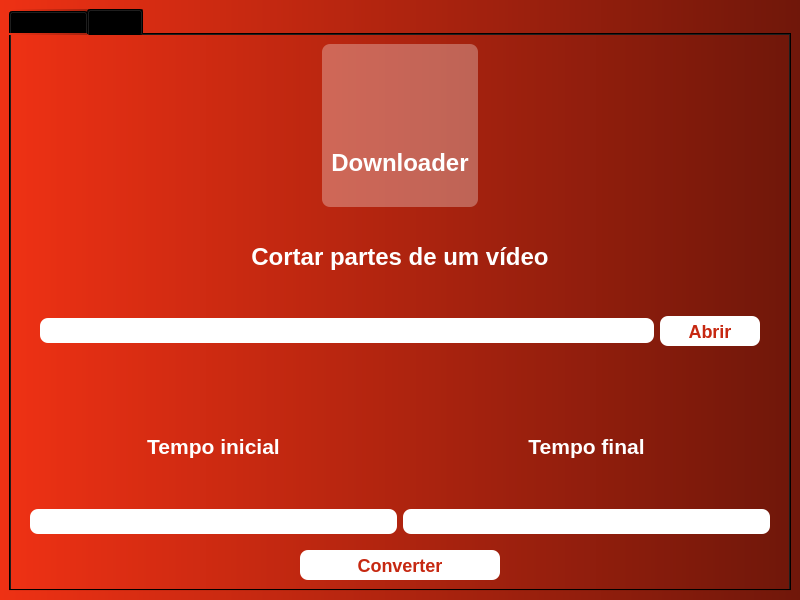
<?xml version="1.0" encoding="UTF-8"?>
<ui version="4.0">
 <class>MainWindow</class>
 <widget class="QMainWindow" name="MainWindow">
  <property name="geometry">
   <rect>
    <x>0</x>
    <y>0</y>
    <width>800</width>
    <height>600</height>
   </rect>
  </property>
  <property name="windowTitle">
   <string>Youtube Downloader</string>
  </property>
  <property name="windowIcon">
   <iconset theme="QIcon::ThemeIcon::VideoDisplay"/>
  </property>
  <property name="styleSheet">
   <string notr="true">background-color: qlineargradient(spread:pad, x1:0, y1:0, x2:1, y2:0, stop:0 rgba(238, 49, 20, 255), stop:1 rgba(112, 23, 10, 255));
</string>
  </property>
  <widget class="QWidget" name="centralwidget">
   <property name="styleSheet">
    <string notr="true">QFrame{
	background-color: transparent;
}</string>
   </property>
   <layout class="QVBoxLayout" name="verticalLayout_3">
    <item>
     <widget class="QTabWidget" name="tabWidget">
      <property name="styleSheet">
       <string notr="true">QLineEdit{
	background-color: white;
	border-radius: 8px;
	color: rgb(198, 40, 17);
	font-size: 16px;
	min-height: 25px;
}

QPushButton{
	background-color: rgb(255, 255, 255);
	font-size: 18px;
	color: rgb(198, 40, 17);
	font-weight: 600;
	border-radius: 8px;
	min-height: 30px;
}

QPushButton::hover{
	color: #fff;
	background-color: rgb(198, 40, 17);
}

#btn_converter{
	min-width: 200px;
}</string>
      </property>
      <property name="currentIndex">
       <number>1</number>
      </property>
      <widget class="QWidget" name="tab_download">
       <attribute name="title">
        <string>Download</string>
       </attribute>
       <layout class="QVBoxLayout" name="verticalLayout_4">
        <item alignment="Qt::AlignmentFlag::AlignHCenter">
         <widget class="QFrame" name="frame_logo">
          <property name="styleSheet">
           <string notr="true">#frame_logo{
	background-color: rgba(255,255,255,0.3);
	border-radius: 8px;
}</string>
          </property>
          <property name="frameShape">
           <enum>QFrame::Shape::StyledPanel</enum>
          </property>
          <property name="frameShadow">
           <enum>QFrame::Shadow::Raised</enum>
          </property>
          <layout class="QVBoxLayout" name="verticalLayout">
           <item alignment="Qt::AlignmentFlag::AlignHCenter">
            <widget class="QLabel" name="img_logo">
             <property name="text">
              <string>&lt;html&gt;&lt;head/&gt;&lt;body&gt;&lt;p align=&quot;center&quot;&gt;&lt;img src=&quot;:/imgs/youtube_logo.png&quot;/&gt;&lt;/p&gt;&lt;/body&gt;&lt;/html&gt;</string>
             </property>
            </widget>
           </item>
           <item>
            <widget class="QLabel" name="lbl_logo">
             <property name="styleSheet">
              <string notr="true"/>
             </property>
             <property name="frameShadow">
              <enum>QFrame::Shadow::Plain</enum>
             </property>
             <property name="text">
              <string>&lt;html&gt;&lt;head/&gt;&lt;body&gt;&lt;p align=&quot;center&quot;&gt;&lt;span style=&quot; font-size:18pt; font-weight:700; color:#ffffff;&quot;&gt;Downloader&lt;/span&gt;&lt;/p&gt;&lt;/body&gt;&lt;/html&gt;</string>
             </property>
            </widget>
           </item>
          </layout>
         </widget>
        </item>
        <item alignment="Qt::AlignmentFlag::AlignHCenter">
         <widget class="QFrame" name="frame_radiobtns">
          <property name="styleSheet">
           <string notr="true">QRadioButton{
	background-color: white;
	border-radius: 8px;
	font-size: 16px;
	color: rgb(198, 40, 17);
	font-weight: 500;
	min-width: 75px;
}</string>
          </property>
          <property name="frameShape">
           <enum>QFrame::Shape::StyledPanel</enum>
          </property>
          <property name="frameShadow">
           <enum>QFrame::Shadow::Raised</enum>
          </property>
          <layout class="QHBoxLayout" name="horizontalLayout">
           <item>
            <widget class="QRadioButton" name="rdb_audio">
             <property name="cursor">
              <cursorShape>PointingHandCursor</cursorShape>
             </property>
             <property name="layoutDirection">
              <enum>Qt::LayoutDirection::LeftToRight</enum>
             </property>
             <property name="styleSheet">
              <string notr="true"/>
             </property>
             <property name="text">
              <string>Audio</string>
             </property>
            </widget>
           </item>
           <item>
            <spacer name="horizontalSpacer">
             <property name="orientation">
              <enum>Qt::Orientation::Horizontal</enum>
             </property>
             <property name="sizeHint" stdset="0">
              <size>
               <width>40</width>
               <height>20</height>
              </size>
             </property>
            </spacer>
           </item>
           <item>
            <widget class="QRadioButton" name="rdb_video">
             <property name="text">
              <string>Video</string>
             </property>
            </widget>
           </item>
           <item>
            <spacer name="horizontalSpacer_2">
             <property name="orientation">
              <enum>Qt::Orientation::Horizontal</enum>
             </property>
             <property name="sizeHint" stdset="0">
              <size>
               <width>40</width>
               <height>20</height>
              </size>
             </property>
            </spacer>
           </item>
           <item>
            <widget class="QRadioButton" name="rdb_playlist">
             <property name="text">
              <string>Playlist</string>
             </property>
            </widget>
           </item>
          </layout>
         </widget>
        </item>
        <item>
         <spacer name="verticalSpacer_2">
          <property name="orientation">
           <enum>Qt::Orientation::Vertical</enum>
          </property>
          <property name="sizeHint" stdset="0">
           <size>
            <width>20</width>
            <height>40</height>
           </size>
          </property>
         </spacer>
        </item>
        <item>
         <widget class="QFrame" name="frame_link">
          <property name="frameShape">
           <enum>QFrame::Shape::StyledPanel</enum>
          </property>
          <property name="frameShadow">
           <enum>QFrame::Shadow::Raised</enum>
          </property>
          <layout class="QVBoxLayout" name="verticalLayout_2">
           <item>
            <widget class="QLabel" name="lbl_info">
             <property name="text">
              <string>&lt;html&gt;&lt;head/&gt;&lt;body&gt;&lt;p align=&quot;center&quot;&gt;&lt;span style=&quot; font-size:18pt; color:#ffffff;&quot;&gt;Cole o link do vídeo na caixa abaixo&lt;/span&gt;&lt;/p&gt;&lt;/body&gt;&lt;/html&gt;</string>
             </property>
            </widget>
           </item>
           <item>
            <widget class="QLineEdit" name="txt_link">
             <property name="styleSheet">
              <string notr="true">background-color: rgb(255, 255, 255);
color: rgb(198, 40, 17);
font-size: 14px;
border-radius: 8px;
min-height: 25px;</string>
             </property>
            </widget>
           </item>
          </layout>
         </widget>
        </item>
        <item alignment="Qt::AlignmentFlag::AlignHCenter">
         <widget class="QPushButton" name="btn_download">
          <property name="minimumSize">
           <size>
            <width>200</width>
            <height>30</height>
           </size>
          </property>
          <property name="styleSheet">
           <string notr="true">#btn_download{
	background-color: rgb(255, 255, 255);
	font-size: 18px;
	color: rgb(198, 40, 17);
	font-weight: 600;
	border-radius: 8px;
}

#btn_download::hover{
	color: #fff;
	background-color: rgb(198, 40, 17);
}</string>
          </property>
          <property name="text">
           <string>DOWNLOAD</string>
          </property>
         </widget>
        </item>
        <item>
         <spacer name="verticalSpacer">
          <property name="orientation">
           <enum>Qt::Orientation::Vertical</enum>
          </property>
          <property name="sizeHint" stdset="0">
           <size>
            <width>20</width>
            <height>40</height>
           </size>
          </property>
         </spacer>
        </item>
       </layout>
      </widget>
      <widget class="QWidget" name="tab_video">
       <attribute name="title">
        <string>Vídeo</string>
       </attribute>
       <layout class="QVBoxLayout" name="verticalLayout_8">
        <item alignment="Qt::AlignmentFlag::AlignHCenter">
         <widget class="QFrame" name="frame_logo2">
          <property name="styleSheet">
           <string notr="true">QFrame{
	background-color: rgba(255,255,255,0.3);
	border-radius: 8px;
}</string>
          </property>
          <property name="frameShape">
           <enum>QFrame::Shape::StyledPanel</enum>
          </property>
          <property name="frameShadow">
           <enum>QFrame::Shadow::Raised</enum>
          </property>
          <layout class="QVBoxLayout" name="verticalLayout_6">
           <item alignment="Qt::AlignmentFlag::AlignHCenter">
            <widget class="QLabel" name="img_logo_3">
             <property name="text">
              <string>&lt;html&gt;&lt;head/&gt;&lt;body&gt;&lt;p align=&quot;center&quot;&gt;&lt;img src=&quot;:/imgs/youtube_logo.png&quot;/&gt;&lt;/p&gt;&lt;/body&gt;&lt;/html&gt;</string>
             </property>
            </widget>
           </item>
           <item>
            <widget class="QLabel" name="lbl_logo_3">
             <property name="styleSheet">
              <string notr="true">background-color: transparent;</string>
             </property>
             <property name="frameShadow">
              <enum>QFrame::Shadow::Plain</enum>
             </property>
             <property name="text">
              <string>&lt;html&gt;&lt;head/&gt;&lt;body&gt;&lt;p align=&quot;center&quot;&gt;&lt;span style=&quot; font-size:18pt; font-weight:700; color:#ffffff;&quot;&gt;Downloader&lt;/span&gt;&lt;/p&gt;&lt;/body&gt;&lt;/html&gt;</string>
             </property>
            </widget>
           </item>
          </layout>
         </widget>
        </item>
        <item>
         <widget class="QFrame" name="frame_video">
          <property name="frameShape">
           <enum>QFrame::Shape::StyledPanel</enum>
          </property>
          <property name="frameShadow">
           <enum>QFrame::Shadow::Raised</enum>
          </property>
          <layout class="QVBoxLayout" name="verticalLayout_7">
           <item>
            <widget class="QLabel" name="lbl_video">
             <property name="text">
              <string>&lt;html&gt;&lt;head/&gt;&lt;body&gt;&lt;p align=&quot;center&quot;&gt;&lt;span style=&quot; font-size:18pt; font-weight:700; color:#ffffff;&quot;&gt;Cortar partes de um vídeo&lt;/span&gt;&lt;/p&gt;&lt;/body&gt;&lt;/html&gt;</string>
             </property>
            </widget>
           </item>
           <item>
            <widget class="QFrame" name="frame_2">
             <property name="styleSheet">
              <string notr="true">QPushButton{
min-width: 100px;
min-height: 30px;
}
</string>
             </property>
             <property name="frameShape">
              <enum>QFrame::Shape::StyledPanel</enum>
             </property>
             <property name="frameShadow">
              <enum>QFrame::Shadow::Raised</enum>
             </property>
             <layout class="QHBoxLayout" name="horizontalLayout_2">
              <item>
               <widget class="QLineEdit" name="txt_video"/>
              </item>
              <item>
               <widget class="QPushButton" name="btn_video_open">
                <property name="cursor">
                 <cursorShape>PointingHandCursor</cursorShape>
                </property>
                <property name="styleSheet">
                 <string notr="true"/>
                </property>
                <property name="text">
                 <string>Abrir</string>
                </property>
               </widget>
              </item>
             </layout>
            </widget>
           </item>
          </layout>
         </widget>
        </item>
        <item>
         <widget class="QFrame" name="frame_time">
          <property name="styleSheet">
           <string notr="true">QLabel{
	color: white;
	font-size: 16px;
	font-weight: 600;
	
}</string>
          </property>
          <property name="frameShape">
           <enum>QFrame::Shape::StyledPanel</enum>
          </property>
          <property name="frameShadow">
           <enum>QFrame::Shadow::Raised</enum>
          </property>
          <layout class="QGridLayout" name="gridLayout">
           <item row="0" column="0">
            <widget class="QLabel" name="lbl_start">
             <property name="text">
              <string>&lt;html&gt;&lt;head/&gt;&lt;body&gt;&lt;p align=&quot;center&quot;&gt;&lt;span style=&quot; font-size:16pt;&quot;&gt;Tempo inicial&lt;/span&gt;&lt;/p&gt;&lt;/body&gt;&lt;/html&gt;</string>
             </property>
            </widget>
           </item>
           <item row="0" column="1">
            <widget class="QLabel" name="lbl_end">
             <property name="text">
              <string>&lt;html&gt;&lt;head/&gt;&lt;body&gt;&lt;p align=&quot;center&quot;&gt;&lt;span style=&quot; font-size:16pt;&quot;&gt;Tempo final&lt;/span&gt;&lt;/p&gt;&lt;/body&gt;&lt;/html&gt;</string>
             </property>
            </widget>
           </item>
           <item row="1" column="0">
            <widget class="QLineEdit" name="txt_start"/>
           </item>
           <item row="1" column="1">
            <widget class="QLineEdit" name="txt_end"/>
           </item>
          </layout>
         </widget>
        </item>
        <item alignment="Qt::AlignmentFlag::AlignHCenter">
         <widget class="QPushButton" name="btn_converter">
          <property name="cursor">
           <cursorShape>PointingHandCursor</cursorShape>
          </property>
          <property name="styleSheet">
           <string notr="true"/>
          </property>
          <property name="text">
           <string>Converter</string>
          </property>
         </widget>
        </item>
       </layout>
      </widget>
     </widget>
    </item>
   </layout>
  </widget>
 </widget>
 <resources>
  <include location="../qrc/icons.qrc"/>
 </resources>
 <connections/>
</ui>
